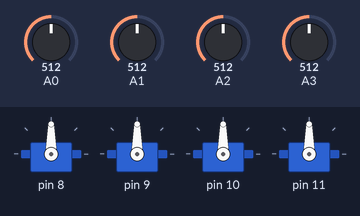
Bench run of a sketch on a simulated Arduino Uno, built with avr-gcc and run on an emulated ATmega328P. Parts: 4 × servo. Inputs (shaded band) come from the test bench; at power-on: A0 = 512, A1 = 512, A2 = 512, A3 = 512.

Above: at 1.2 s.
1.3 s: A0 set to 716
At 1.6 s:
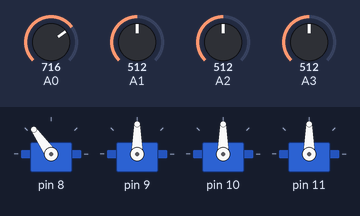
2.8 s: A1 set to 716
At 3.9 s:
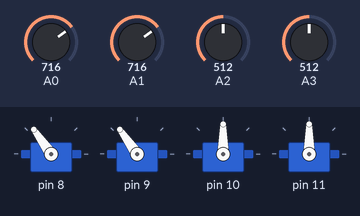
4.3 s: A2 set to 716
At 5.0 s:
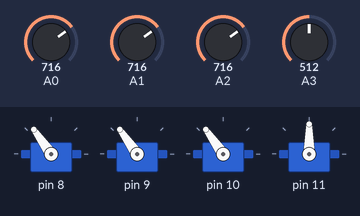
5.8 s: A3 set to 716
At 6.2 s:
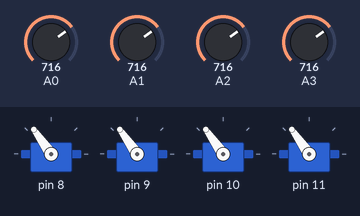
7.3 s: A0 set to 992
At 8.5 s:
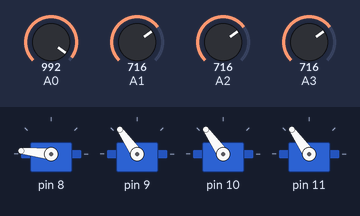
8.8 s: A1 set to 992
At 9.7 s:
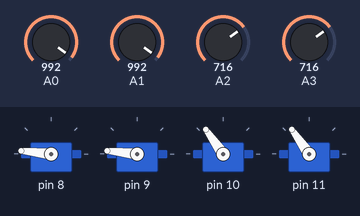
Timing chart, 0 to 11.3 s (numbered marks = the images above; inputs shaded):
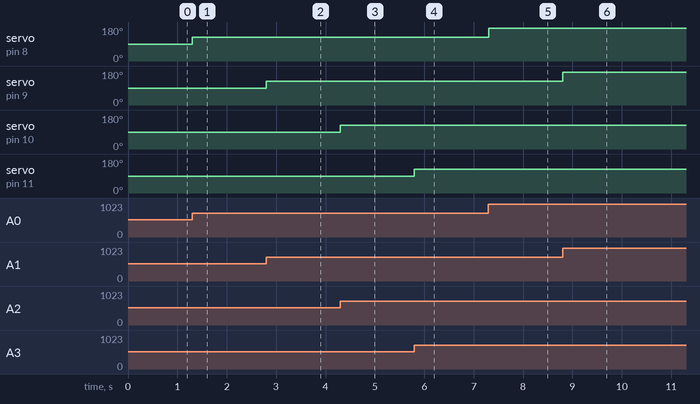

The sketch:

4Knob_4servo.ino
```cpp
/*
  Controlling a servo position using a potentiometer (variable resistor)
  by Michal Rinott <http://people.interaction-ivrea.it/m.rinott>

  modified on 8 Nov 2013
  by Scott Fitzgerald
  http://www.arduino.cc/en/Tutorial/Knob
*/

#include <Servo.h>
#define numpot 4
#define servo_start 8

Servo myservo[numpot];  // create servo object to control a servo

int potpin = 0;  // analog pin used to connect the potentiometer
int analog_val[numpot], servo_val[numpot];    // variable to read the value from the analog pin

void setup() {
  for (int cntr = 0; cntr < numpot ; cntr++)
  {
    myservo[cntr].attach(cntr + servo_start);  // attaches the servo on pin 9 to the servo object
  }

  Serial.begin(9600);
}

void loop() {
  for (int cntr = 0; cntr < numpot ; cntr++)
  {
    analog_val[cntr] = analogRead(cntr);            // reads the value of the potentiometer (value between 0 and 1023)
    servo_val[cntr] = map(analog_val[cntr], 0, 1023, 0, 180);     // scale it to use it with the servo (value between 0 and 180)
    myservo[cntr].write(servo_val[cntr]);                  // sets the servo position according to the scaled value
    //    Serial.print("cntr : ");
    //    Serial.print(cntr);
    //    Serial.print("| analog_val : ");
    //    Serial.print(analog_val[cntr]);
    //    Serial.print("| servo_val :");
    //    Serial.print(servo_val[cntr]);
    //    Serial.print(" >> ");
    //    delay(15);                           // waits for the servo to get there
  }
  //Serial.println("");
}
```

Measured:
- after the input at 1.3 s, servo on pin 8: 90° → 125° at once
- after the input at 2.8 s, servo on pin 9: 90° → 125° at once
- after the input at 4.3 s, servo on pin 10: 90° → 125° at once
- after the input at 5.8 s, servo on pin 11: 90° → 125° at once
- after the input at 7.3 s, servo on pin 8: 125° → 174° at once
- after the input at 8.8 s, servo on pin 9: 125° → 174° at once
